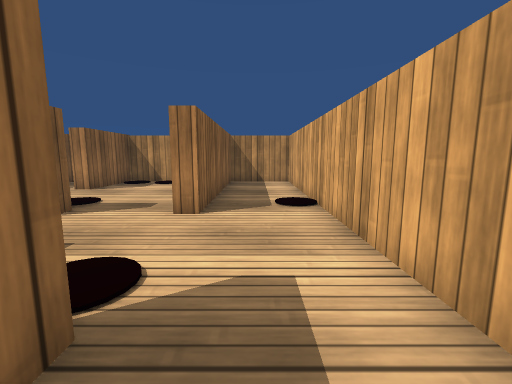
View 1 (above)

18 first-person views from a walk through a Unity game level. The camera is 0.56 m above the floor, tilts 8° down and sees 90° across. The floor is counted in squares, 0.5 m on a side. Each view is taken from the middle of a square. On the plan, view 1 faces up. The plan holds only what a view shows up to about 11 squares ahead; the rest is blank. The player is left out. Surface patterns are stand-ins for the level's own textures.

View 2
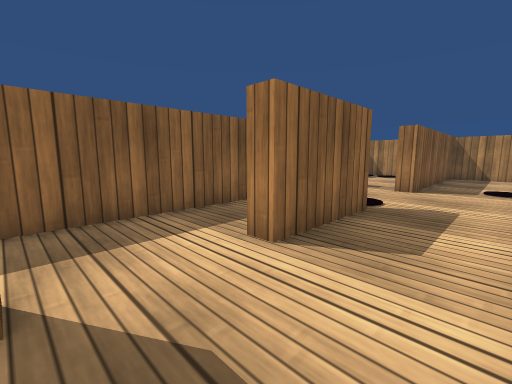

View 3
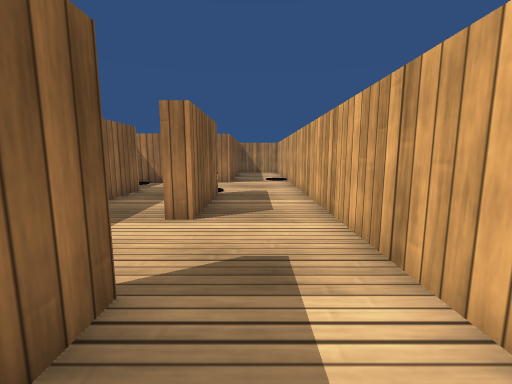

View 4
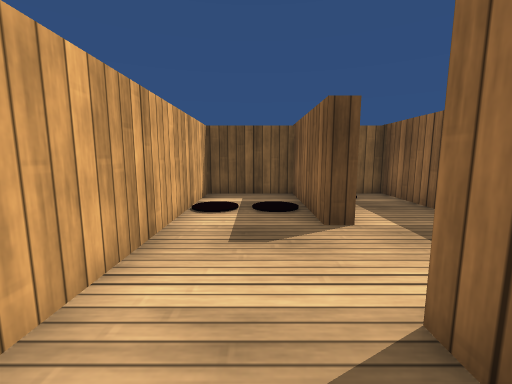

View 5
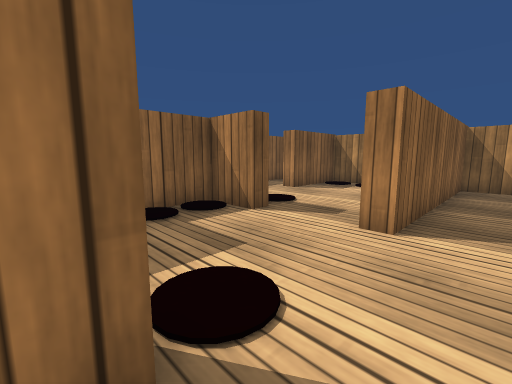

View 6
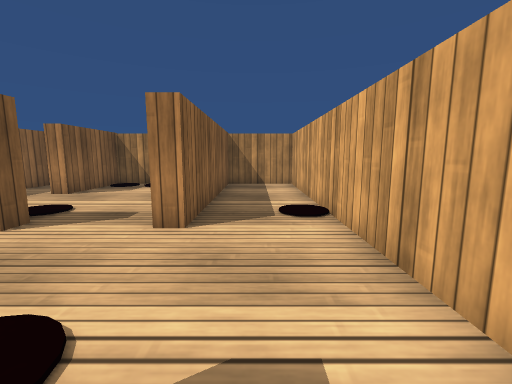

View 7
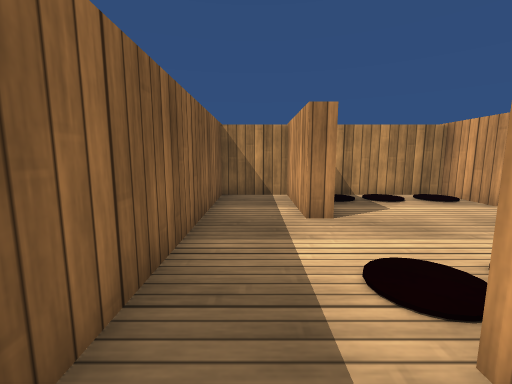

View 8
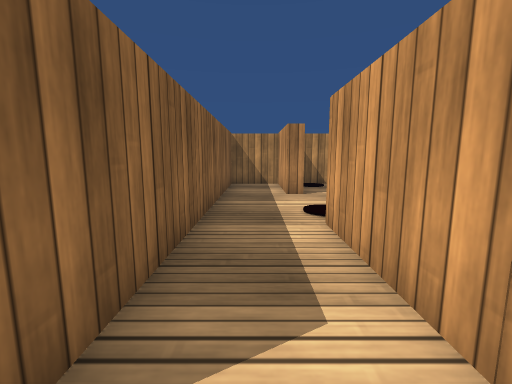

View 9
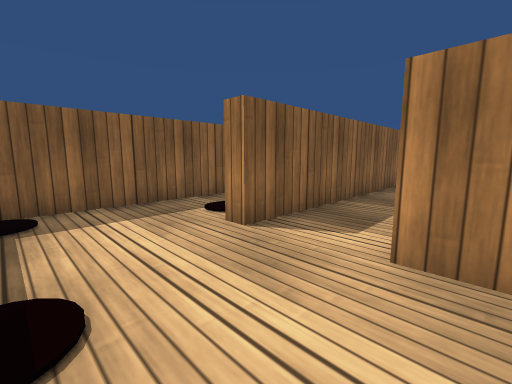

View 10
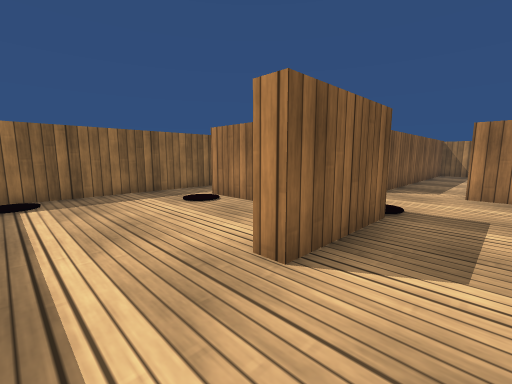

View 11
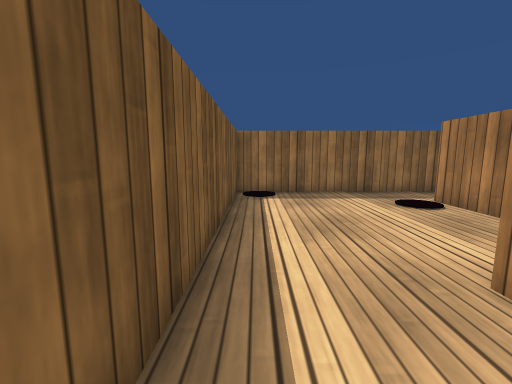

View 12
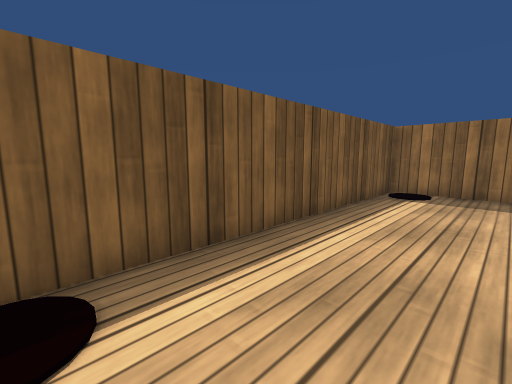

View 13
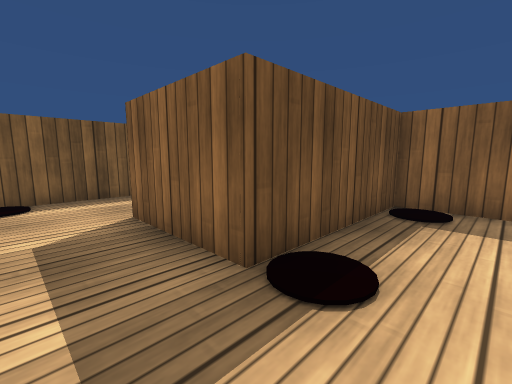

View 14
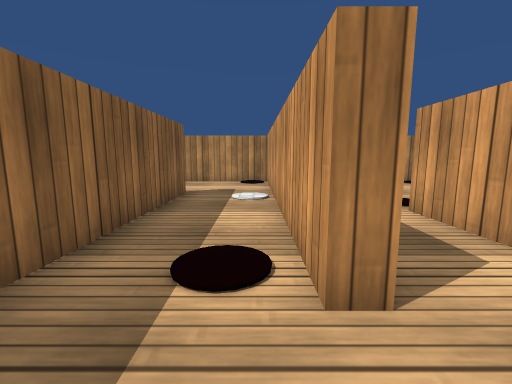

View 15
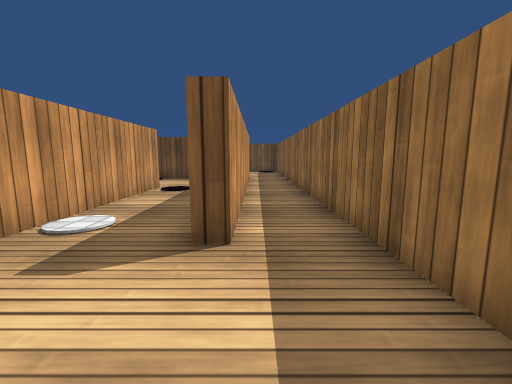

View 16
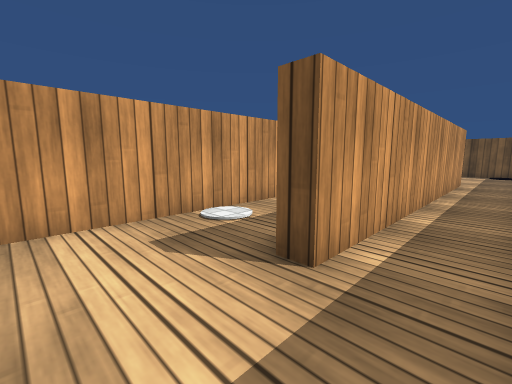

View 17
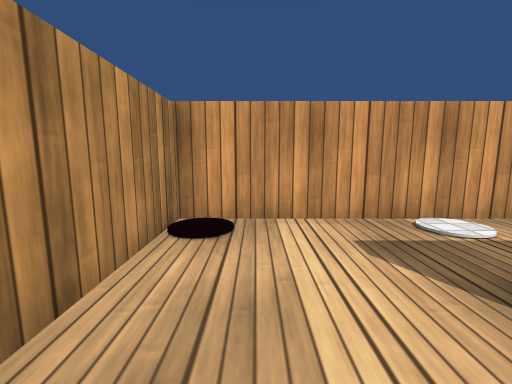

View 18
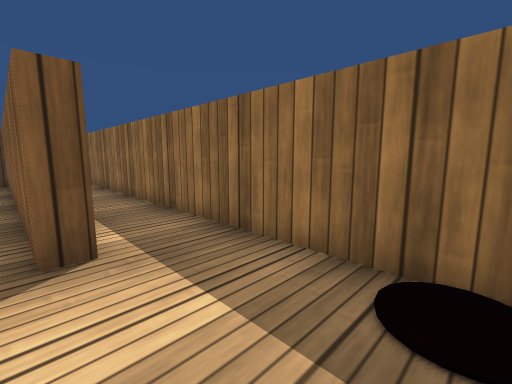

### Floor plan
Points are (right, up) in squares from view 1. A wall is a line through its corners. A room is listed if a view was taken in it or the views show most of it. See-through windows are left out.
Room 1 (views 1, 2, 3, 4, 5, 6)
walls: (-1.1, 1.5) (-1.1, -1.6) (-1.6, -1.6); (-3.8, 2.4) (-3.8, -7.6) (-3, -7.6); (-1.6, -4.1) (-1.1, -4.1) (-1.1, -7.6) (1.5, -7.6) (1.5, 11.4) (-1.1, 11.4) (-1.1, 4.9) (-1.6, 4.9); (-3.8, 5.2) (-3.8, 4.7) (-4.5, 4.7); (-5.3, 4.5) (-5.3, 3)
ways out: opening at (-2.5, 5) to room 2
Room 2 (view 7)
walls: (-1.6, 9.5) (-1.6, 11.4) (-5.6, 11.4) (-5.6, 8.5) (-6.1, 8.5) (-6.1, 11.4) (-8, 11.4) (-8, 1.8); (-5.8, 1.8) (-5.8, 5.2)
ways out: opening at (-2.5, 5) to room 1; opening at (-7, 2) to room 3
objects: other object (-5, 5)
Room 3 (views 8, 9, 10, 11, 12, 13, 14)
walls: (-9.8, -2.3) (-11.7, -2.3); (-13.6, -2.6) (-13.6, -7.6) (-4.9, -7.6); (-11.2, 1.4) (-11.2, -1.8) (-6.7, -1.8) (-6.7, -4.9) (-7.2, -4.9); (-8, 1.8) (-8.5, 1.8); (-4.9, 1.8) (-5.8, 1.8)
ways out: opening at (-7, 2) to room 2; opening at (-13, -3) to room 4; opening at (-9.5, 1) to room 4
Room 4 (views 15, 16, 17, 18)
walls: (-8.5, 1.8) (-8.5, 11.4) (-11.8, 11.4); (-13.6, 11.1) (-13.6, -2.6); (-11.7, -2.3) (-11.7, 7.9) (-11.2, 7.9) (-11.2, 1.4)
ways out: opening at (-13, -3) to room 3; opening at (-9.5, 1) to room 3

Positions as (right, up) in squares from view 1, and headings:
1: (0, 0), facing up
2: (1, -4), facing up-left
3: (0, -6), facing up
4: (0, 0), facing down
5: (0, 1), facing up-left
6: (0, 1), facing up
7: (-7, 4), facing up
8: (-7, 1), facing up
9: (-5, -1), facing up-left
10: (-5, -7), facing up-left
11: (-5, -7), facing left
12: (-5, -5), facing down-left
13: (-5, 0), facing down-left
14: (-9, 0), facing up
15: (-12, 11), facing down
16: (-13, 10), facing down-right
17: (-13, 10), facing right
18: (-11, 11), facing down-left
